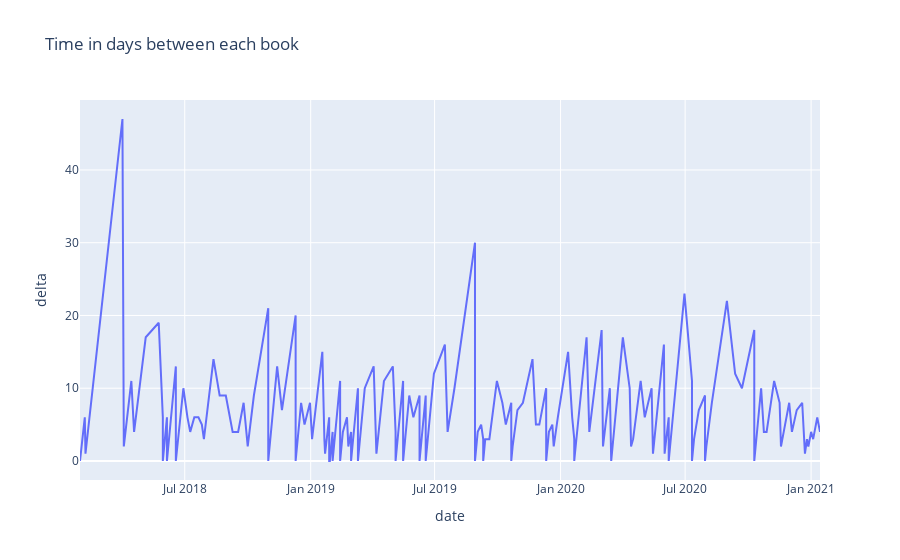

Write notebook code for a chart like this one.
### Markdown cell above
## Calculate the delta between each read

Sometimes I don't add cards consistently, but for the most part it's fairly accurate. Note that when I started the list in 2018, I added bunch all at once (having remembered what I had read in that month)

### Things of note:
  * The huge spike in April 2018 is when I was going through a bit of a blue period, and didn't really read that much. It's a gap between reading 'The Invisible Man' (H.G. Wells) and 'Effortless Mastery' (Kenny Werner). 
  * The next spike in 2019 was when I read the Alan Turing biography. It's pretty dense and took about a month!

### Code cell
df_dd = df.set_index('date')
df_dd.index = pd.to_datetime(df_dd.index)

df_dd['tvalue'] = df_dd.index
df_dd['delta'] = (df_dd['tvalue']-df_dd['tvalue'].shift()).fillna(pd.Timedelta(seconds=0))
df_dd["delta"] = df_dd['delta'].apply(lambda x: int(str(x).split(' ')[0]))
df_dd = df_dd.drop(["rating", "genres", "tvalue"], axis=1)

fig = px.line(df_dd, x=df_dd.index, y="delta", title="Time in days between each book")
fig.show()

### Figure 1 — Plotly figure (JSON) as saved in the notebook; plotly's stock layout.template omitted (floating-point values rounded to 4 significant figures; data arrays with more than 128 entries replaced by an {"elided": "..."} marker saying what was removed)
{"data": [{"hovertemplate": "date=%{x}<br>delta=%{y}<extra></extra>", "legendgroup": "", "line": {"color": "#636efa", "dash": "solid"}, "mode": "lines", "name": "", "orientation": "v", "showlegend": false, "type": "scatter", "x": {"elided": "174 str values"}, "xaxis": "x", "y": {"elided": "174 int values"}, "yaxis": "y"}], "layout": {"legend": {"tracegroupgap": 0}, "title": {"text": "Time in days between each book"}, "xaxis": {"anchor": "y", "domain": [0, 1], "title": {"text": "date"}}, "yaxis": {"anchor": "x", "domain": [0, 1], "title": {"text": "delta"}}}}
